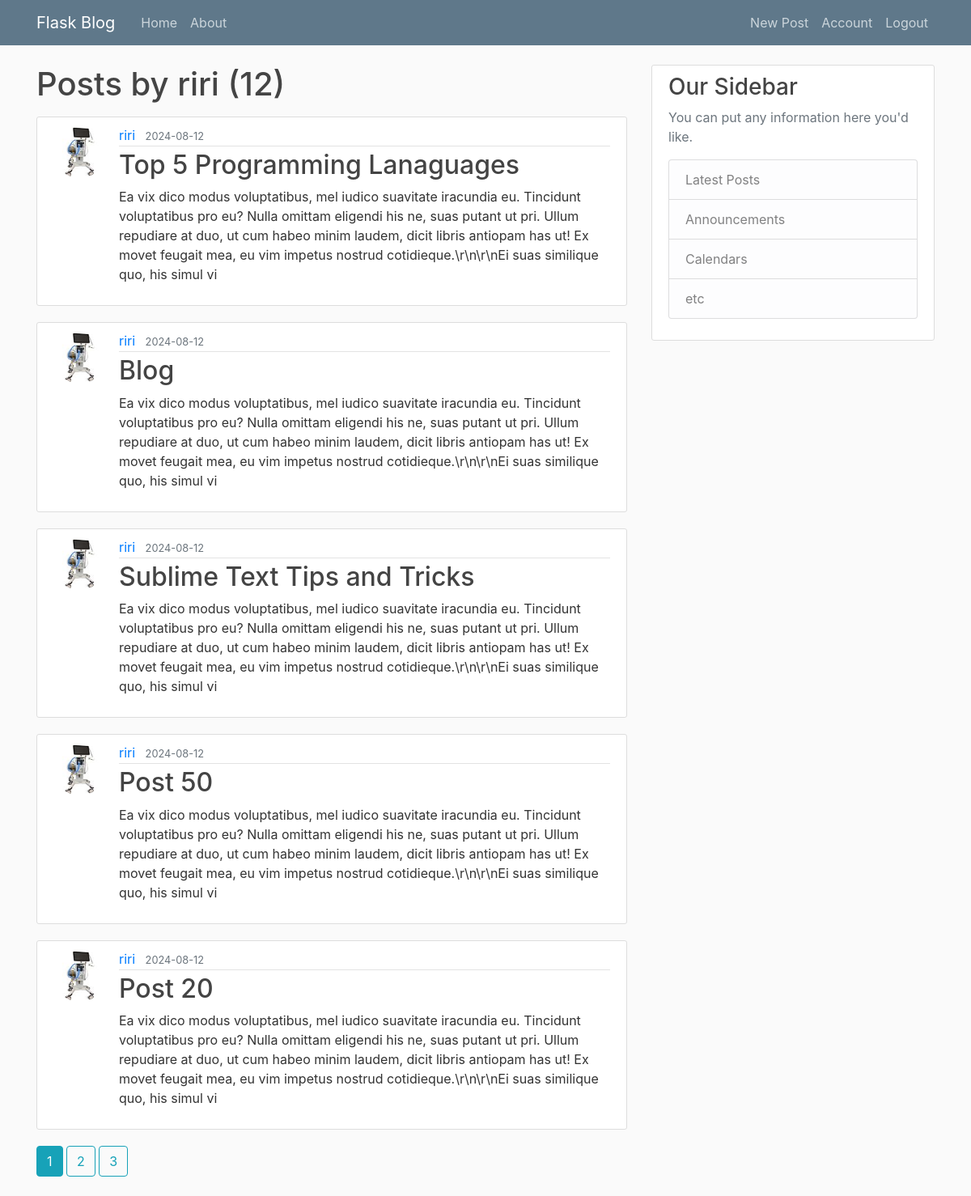
Screenshot of /user/riri (signed in) with the database file from the repository.
### flaskblog/models.py (models this page shows, shortened)
class User(db.Model, UserMixin):
    id = db.Column(db.Integer, primary_key=True)
    username = db.Column(db.String(20), unique=True, nullable=False)
    email = db.Column(db.String(120), unique=True, nullable=False)
    image_file = db.Column(db.String(20), nullable=False, default='default.jpg')
    password = db.Column(db.String(60), nullable=False)
    posts = db.relationship('Post', backref='author', lazy=True)

class Post(db.Model):
    id = db.Column(db.Integer, primary_key=True)
    title = db.Column(db.String(100), nullable=False)
    date_posted = db.Column(db.DateTime, nullable=False, default=datetime.utcnow)
    content = db.Column(db.Text, nullable=False)
    user_id = db.Column(db.Integer, db.ForeignKey('user.id'), nullable=False)

### flaskblog/users/routes.py (the view)
@users.route("/user/<string:username>")
def user_posts(username):
    page = request.args.get('page', 1, type=int)
    user = User.query.filter_by(username=username).first_or_404()
    posts = Post.query.filter_by(author=user)\
        .order_by(Post.date_posted.desc())\
        .paginate(page=page, per_page=5)
    return render_template('user_posts.html', posts=posts, user=user)

### flaskblog/models.py (called while the page is built)
@login_manager.user_loader
def load_user(user_id):
    return User.query.get(int(user_id))

### flaskblog/templates/user_posts.html
{% extends "layout.html" %}
{% block content %}
<h1 class="mb-3">Posts by {{ user.username }} ({{ posts.total }})</h1>
{% for post in posts.items %}
<article class="media content-section">
    <img class="rounded-circle article-img"
        src="{{ url_for('static', filename='profile_pics/' + post.author.image_file) }}">
    <div class="media-body">
        <div class="article-metadata">
            <a class="mr-2" href="{{ url_for('users.user_posts', username=post.author.username) }}">{{
                post.author.username
                }}</a>
            <small class="text-muted">{{ post.date_posted.strftime('%Y-%m-%d') }}</small>
        </div>
        <h2><a class="article-title" href="{{ url_for('posts.post', post_id=post.id) }}">{{ post.title }}</a></h2>
        <p class="article-content">{{ post.content }}</p>
    </div>
</article>
{% endfor %}
{% for page_num in posts.iter_pages(left_edge=1, right_edge=1, left_current=1, right_current=2) %}
{% if page_num %}
{% if posts.page == page_num %}
<a class="btn btn-info mb-4" href="{{ url_for('users.user_posts',username=user.username, page=page_num) }}">{{ page_num
    }}</a>
{% else %}
<a class="btn btn-outline-info mb-4" href="{{ url_for('users.user_posts',username=user.username, page=page_num) }}">{{
    page_num
    }}</a>
{% endif %}
{% else %}
...
{% endif %}
{% endfor %}
{% endblock content %}

### flaskblog/static/main.css (style rules this page uses)
body { background: #fafafa; color: #333333; margin-top: 5rem; }
h1, h2, h3, h4, h5, h6 { color: #444444; }
.content-section { background: #ffffff; padding: 10px 20px; border: 1px solid #dddddd; border-radius: 3px; margin-bottom: 20px; }
.article-title { color: #444444; }
.article-content { white-space: pre-line; }
.article-img { height: 65px; width: 65px; margin-right: 16px; }
.article-metadata { padding-bottom: 1px; margin-bottom: 4px; border-bottom: 1px solid #e3e3e3 }

### rows the page displays
User: username "riri"
Post: image_file (picture), author.username "riri", date_posted "2024-08-12", title "Top 5 Programming Lanaguages", content "Ea vix dico modus voluptatibus, mel iudico suavitate iracundia eu. Tincidunt voluptatibus pro eu? Nulla omittam eligendi his ne, suas putant ut pri. Ullum repudiare at duo, ut cum habeo minim laudem, dicit libris antiopam has ut! Ex movet feugait mea, eu vim impetus nostrud cotidieque.\\r\\n\\r\\nEi suas similique quo, his simul vi"
Post: image_file (picture), author.username "riri", date_posted "2024-08-12", title "Blog", content "Ea vix dico modus voluptatibus, mel iudico suavitate iracundia eu. Tincidunt voluptatibus pro eu? Nulla omittam eligendi his ne, suas putant ut pri. Ullum repudiare at duo, ut cum habeo minim laudem, dicit libris antiopam has ut! Ex movet feugait mea, eu vim impetus nostrud cotidieque.\\r\\n\\r\\nEi suas similique quo, his simul vi"
Post: image_file (picture), author.username "riri", date_posted "2024-08-12", title "Sublime Text Tips and Tricks", content "Ea vix dico modus voluptatibus, mel iudico suavitate iracundia eu. Tincidunt voluptatibus pro eu? Nulla omittam eligendi his ne, suas putant ut pri. Ullum repudiare at duo, ut cum habeo minim laudem, dicit libris antiopam has ut! Ex movet feugait mea, eu vim impetus nostrud cotidieque.\\r\\n\\r\\nEi suas similique quo, his simul vi"
Post: image_file (picture), author.username "riri", date_posted "2024-08-12", title "Post 50", content "Ea vix dico modus voluptatibus, mel iudico suavitate iracundia eu. Tincidunt voluptatibus pro eu? Nulla omittam eligendi his ne, suas putant ut pri. Ullum repudiare at duo, ut cum habeo minim laudem, dicit libris antiopam has ut! Ex movet feugait mea, eu vim impetus nostrud cotidieque.\\r\\n\\r\\nEi suas similique quo, his simul vi"
Post: image_file (picture), author.username "riri", date_posted "2024-08-12", title "Post 20", content "Ea vix dico modus voluptatibus, mel iudico suavitate iracundia eu. Tincidunt voluptatibus pro eu? Nulla omittam eligendi his ne, suas putant ut pri. Ullum repudiare at duo, ut cum habeo minim laudem, dicit libris antiopam has ut! Ex movet feugait mea, eu vim impetus nostrud cotidieque.\\r\\n\\r\\nEi suas similique quo, his simul vi"

### other values shown
{{ posts.total }} "12"
{{ page_num }} "1"
{{ page_num }} "2" "3"
